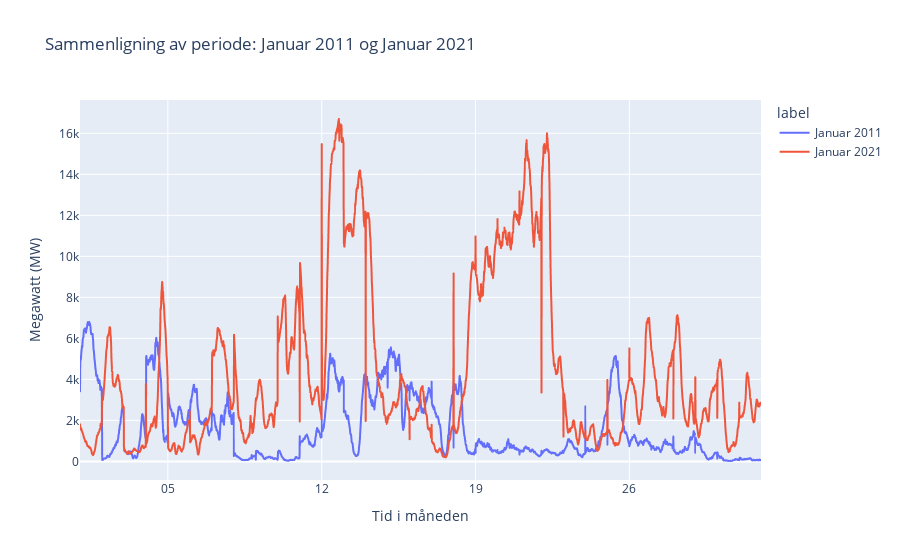
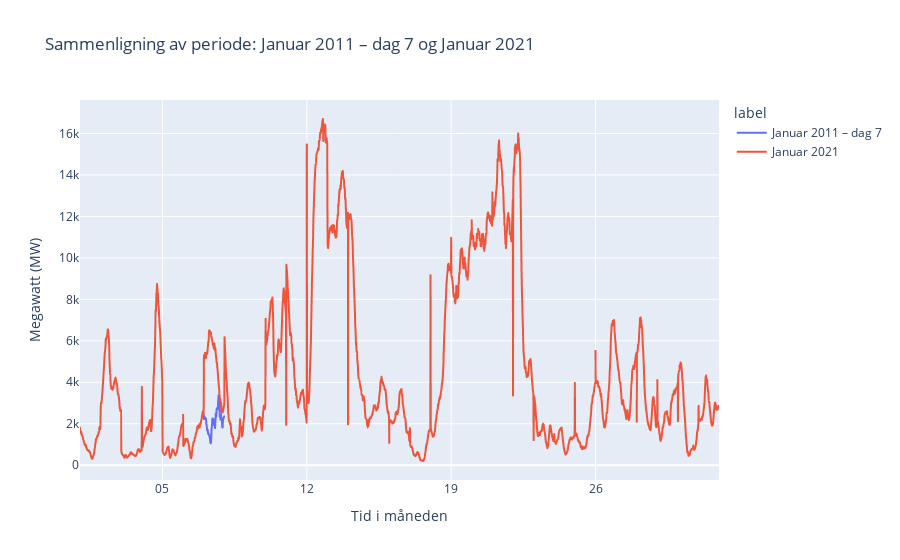
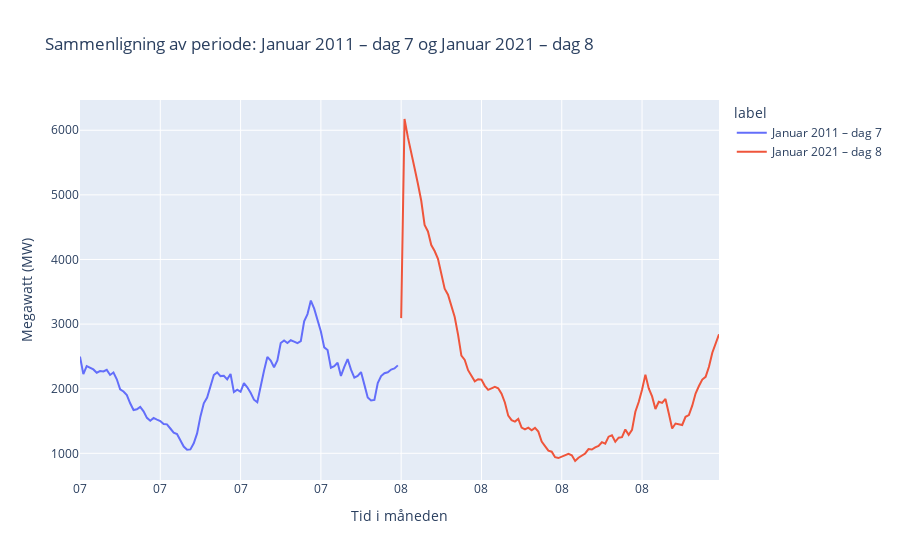

Here is the notebook cell these charts were saved with, in order:
### Code cell
# --- Globale variabler ---
dropdown_widgets = []
widgets_periode = []
output_boks = widgets.Output()
info_boks = widgets.HTML(layout=widgets.Layout(width='320px', padding='10px 20px'))
output_boks.layout = widgets.Layout(padding='30px')

# --- Overskrift ---
overskrift = widgets.HTML(
    value="<h1 style='color:#333; text-align:center;'>Interaktiv visualisering av MW-produksjon</h1>"
)

# --- Første valg: Hva ønsker du å visualisere? ---
valg_visualisering = widgets.Dropdown(
    options=["Sammenligning av tidsperioder", "Vis én tidsperiode"],
    value="Sammenligning av tidsperioder",
    description="Velg visualisering:",
    style={'description_width': 'initial'},
    layout=widgets.Layout(width='420px')
)

knapp_neste = widgets.Button(description="Gå videre", button_style='success', layout=widgets.Layout(width='250px'))

# --- Valg for antall perioder ---
velg_antall = widgets.Dropdown(
    options=list(range(1, 11)),
    value=2,
    description="Velg antall tidsperioder du ønsker å visualisere:",
    style={'description_width': 'initial'},
    layout=widgets.Layout(width='450px')
)

knapp_bygg = widgets.Button(description="Bygg ny visualisering", button_style='success', layout=widgets.Layout(width='250px'))
knapp_start = widgets.Button(description="Start", button_style='info', layout=widgets.Layout(width='250px'))

visningstype = widgets.Dropdown(
    options=["Linjegraf", "Søylediagram", "Boksplott"],
    value="Linjegraf",
    description="Visningstype",
    style={'description_width': 'initial'},
    layout=widgets.Layout(width='250px')
)

# --- Funksjon for å hente og formatere data ---
def hent_data(aar, mnd, dag):
    data = df[(df["datetime"].dt.year == aar) & (df["datetime"].dt.month == mnd)].copy()
    if dag > 0:
        data = data[data["datetime"].dt.day == dag]
    label = f"{måneder_norsk[mnd-1]} {aar}" if dag == 0 else f"{måneder_norsk[mnd-1]} {aar} – dag {dag}"
    data["visningstid"] = data["datetime"].apply(lambda x: x.replace(year=2025, month=1, day=1) if dag > 0 else x.replace(year=2025, month=1))
    data["label"] = label
    return data

# --- Funksjon for å vise graf ---
def vis_graf(*args, visningstype):
    data_liste = [hent_data(*args[i:i+3]) for i in range(0, len(args), 3)]
    samlet = pd.concat(data_liste)
    dag_verdier = args[2::3]
    er_dagvisning = any(d > 0 for d in dag_verdier)
    x_label = "Tid på døgnet" if er_dagvisning else "Dag i måneden"

    fig = px.line(samlet, x="visningstid", y="MW", color="label",
                  title="Visualisering av valgt(e) periode(r)",
                  labels={"visningstid": x_label, "MW": "Megawatt (MW)", "label": "Valgte perioder"})
    fig.update_layout(hovermode="x unified")
    fig.update_xaxes(tickformat="%H:%M" if er_dagvisning else "%d")

    # Infoboks
    totaler = [int(d["MW"].sum()) for d in data_liste]
    if len(data_liste) == 1:
        info_boks.value = f"""
            <div style='border:1px solid #ccc; border-radius:8px; background-color:#f9f9f9; padding:10px 15px;'>
              <h4>Totalt produsert MW:</h4>
              <ul>
                <li><b>{data_liste[0]['label'].iloc[0]}</b>: {totaler[0]:,} MW</li>
              </ul>
            </div>
        """
    else:
        forskjell = totaler[-1] - totaler[0]
        tegn = "+" if forskjell >= 0 else ""
        info_boks.value = f"""
            <div style='border:1px solid #ccc; border-radius:8px; background-color:#f9f9f9; padding:10px 15px;'>
              <h4>Totalt produsert MW i periodene:</h4>
              <ul>
                <li><b>{data_liste[0]['label'].iloc[0]}</b>: {totaler[0]:,} MW</li>
                <li><b>{data_liste[-1]['label'].iloc[0]}</b>: {totaler[-1]:,} MW</li>
                <li><b>Forskjellen fra periode 1 til {len(data_liste)}:</b> {tegn}{forskjell:,} MW</li>
              </ul>
            </div>
        """
    return fig

# --- Dynamisk bygging for sammenligning ---
def lag_valg_interface(antall):
    dropdown_widgets.clear()
    widgets_periode.clear()
    for i in range(antall):
        år = widgets.Dropdown(options=år_liste, value=2011, description=f"År {i+1}")
        mnd = widgets.Dropdown(options=måned_options, value=1, description=f"Måned {i+1}")
        dag = widgets.Dropdown(options=[(f"Dag {i}", i) for i in range(0, 32)], value=0, description=f"Dag {i+1}")
        dropdown_widgets.extend([år, mnd, dag])
        widgets_periode.append(widgets.VBox([år, mnd, dag]))

    rad_1 = widgets.HBox(widgets_periode)
    all_controls = widgets.VBox([rad_1, visningstype, knapp_start])

    with output_boks:
        clear_output()
        display(all_controls)

    info_boks.value = ""

# --- Dynamisk bygging for én periode ---
def bygg_en_periode_interface():
    dropdown_widgets.clear()
    år = widgets.Dropdown(options=år_liste, value=2011, description="År")
    mnd = widgets.Dropdown(options=måned_options, value=1, description="Måned")
    dag = widgets.Dropdown(options=[(f"Dag {i}", i) for i in range(0, 32)], value=0, description="Dag")
    dropdown_widgets.extend([år, mnd, dag])
    all_controls = widgets.VBox([widgets.HBox([år, mnd, dag]), visningstype, knapp_start])

    with output_boks:
        clear_output()
        display(all_controls)

    info_boks.value = ""

# --- Start visualisering ---
def start_visning(b):
    args = [w.value for w in dropdown_widgets]
    fig = vis_graf(*args, visningstype=visningstype.value)

    with output_boks:
        clear_output()
        display(fig, info_boks)

# --- Håndter første valg ---
def velg_visualisering(b):
    clear_output()
    display(overskrift)
    if valg_visualisering.value == "Sammenligning av tidsperioder":
        display(widgets.VBox([velg_antall, knapp_bygg]), output_boks)
    elif valg_visualisering.value == "Vis én tidsperiode":
        bygg_en_periode_interface()
        display(output_boks)

# --- Koble knapper ---
knapp_bygg.on_click(lambda b: lag_valg_interface(velg_antall.value))
knapp_start.on_click(start_visning)
knapp_neste.on_click(velg_visualisering)

# --- Startgrensesnitt ---
display(widgets.VBox([overskrift, valg_visualisering, knapp_neste]), output_boks)
